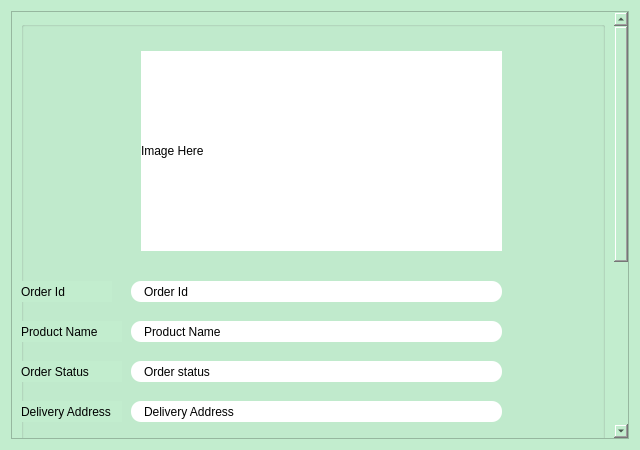
<?xml version="1.0" encoding="UTF-8"?>
<ui version="4.0">
 <class>Form</class>
 <widget class="QWidget" name="Form">
  <property name="geometry">
   <rect>
    <x>0</x>
    <y>0</y>
    <width>640</width>
    <height>450</height>
   </rect>
  </property>
  <property name="minimumSize">
   <size>
    <width>640</width>
    <height>450</height>
   </size>
  </property>
  <property name="windowTitle">
   <string>Form</string>
  </property>
  <property name="styleSheet">
   <string notr="true">background-color: rgb(194, 237, 206);</string>
  </property>
  <layout class="QVBoxLayout" name="verticalLayout">
   <item>
    <widget class="QScrollArea" name="scrollArea">
     <property name="minimumSize">
      <size>
       <width>0</width>
       <height>0</height>
      </size>
     </property>
     <property name="styleSheet">
      <string notr="true">#order_id_label  , #product_name_label , #order_status_label , #delivery_address_label {
background-color:white;
border-radius:10px;
padding-left:10px;
}
 #update_status_lineedit{
background-color:white;
padding-left:10px;
}</string>
     </property>
     <property name="widgetResizable">
      <bool>true</bool>
     </property>
     <widget class="QWidget" name="scrollAreaWidgetContents">
      <property name="geometry">
       <rect>
        <x>0</x>
        <y>-139</y>
        <width>613</width>
        <height>712</height>
       </rect>
      </property>
      <layout class="QVBoxLayout" name="verticalLayout_2">
       <item>
        <widget class="QGroupBox" name="groupBox">
         <property name="sizePolicy">
          <sizepolicy hsizetype="Preferred" vsizetype="Fixed">
           <horstretch>0</horstretch>
           <verstretch>0</verstretch>
          </sizepolicy>
         </property>
         <property name="minimumSize">
          <size>
           <width>0</width>
           <height>700</height>
          </size>
         </property>
         <property name="title">
          <string/>
         </property>
         <widget class="QLabel" name="image_label">
          <property name="geometry">
           <rect>
            <x>120</x>
            <y>30</y>
            <width>361</width>
            <height>200</height>
           </rect>
          </property>
          <property name="minimumSize">
           <size>
            <width>0</width>
            <height>200</height>
           </size>
          </property>
          <property name="styleSheet">
           <string notr="true">QLabel#image_label{
background-color:white
}</string>
          </property>
          <property name="text">
           <string>Image Here</string>
          </property>
         </widget>
         <widget class="QLabel" name="label">
          <property name="geometry">
           <rect>
            <x>0</x>
            <y>260</y>
            <width>91</width>
            <height>21</height>
           </rect>
          </property>
          <property name="text">
           <string>Order Id</string>
          </property>
          <property name="margin">
           <number>5</number>
          </property>
         </widget>
         <widget class="QLabel" name="order_id_label">
          <property name="geometry">
           <rect>
            <x>110</x>
            <y>260</y>
            <width>371</width>
            <height>21</height>
           </rect>
          </property>
          <property name="text">
           <string>Order Id</string>
          </property>
         </widget>
         <widget class="QLabel" name="product_name_label">
          <property name="geometry">
           <rect>
            <x>110</x>
            <y>300</y>
            <width>371</width>
            <height>21</height>
           </rect>
          </property>
          <property name="text">
           <string>Product Name</string>
          </property>
         </widget>
         <widget class="QLabel" name="label_2">
          <property name="geometry">
           <rect>
            <x>0</x>
            <y>300</y>
            <width>101</width>
            <height>21</height>
           </rect>
          </property>
          <property name="text">
           <string>Product Name</string>
          </property>
          <property name="margin">
           <number>5</number>
          </property>
         </widget>
         <widget class="QLabel" name="label_3">
          <property name="geometry">
           <rect>
            <x>0</x>
            <y>340</y>
            <width>101</width>
            <height>21</height>
           </rect>
          </property>
          <property name="text">
           <string>Order Status</string>
          </property>
          <property name="margin">
           <number>5</number>
          </property>
         </widget>
         <widget class="QLabel" name="order_status_label">
          <property name="geometry">
           <rect>
            <x>110</x>
            <y>340</y>
            <width>371</width>
            <height>21</height>
           </rect>
          </property>
          <property name="text">
           <string>Order status</string>
          </property>
         </widget>
         <widget class="QLineEdit" name="update_status_lineedit">
          <property name="geometry">
           <rect>
            <x>0</x>
            <y>430</y>
            <width>401</width>
            <height>31</height>
           </rect>
          </property>
          <property name="placeholderText">
           <string>Type New Order status</string>
          </property>
         </widget>
         <widget class="QPushButton" name="update_order_status_btn">
          <property name="geometry">
           <rect>
            <x>410</x>
            <y>430</y>
            <width>121</width>
            <height>28</height>
           </rect>
          </property>
          <property name="font">
           <font>
            <pointsize>10</pointsize>
           </font>
          </property>
          <property name="styleSheet">
           <string notr="true">background-color: rgb(102, 187, 51);</string>
          </property>
          <property name="text">
           <string>Update Status</string>
          </property>
         </widget>
         <widget class="QLabel" name="label_4">
          <property name="geometry">
           <rect>
            <x>0</x>
            <y>480</y>
            <width>111</width>
            <height>31</height>
           </rect>
          </property>
          <property name="styleSheet">
           <string notr="true">padding-left:10px;
background-color:rgb(255, 255, 0)</string>
          </property>
          <property name="text">
           <string>Order Tracker</string>
          </property>
         </widget>
         <widget class="QWidget" name="verticalLayoutWidget">
          <property name="geometry">
           <rect>
            <x>0</x>
            <y>520</y>
            <width>481</width>
            <height>80</height>
           </rect>
          </property>
          <layout class="QVBoxLayout" name="order_tracker_layout"/>
         </widget>
         <widget class="QLabel" name="label_5">
          <property name="geometry">
           <rect>
            <x>0</x>
            <y>380</y>
            <width>101</width>
            <height>21</height>
           </rect>
          </property>
          <property name="text">
           <string>Delivery Address</string>
          </property>
          <property name="margin">
           <number>5</number>
          </property>
         </widget>
         <widget class="QLabel" name="delivery_address_label">
          <property name="geometry">
           <rect>
            <x>110</x>
            <y>380</y>
            <width>371</width>
            <height>21</height>
           </rect>
          </property>
          <property name="text">
           <string>Delivery Address</string>
          </property>
         </widget>
        </widget>
       </item>
      </layout>
     </widget>
    </widget>
   </item>
  </layout>
 </widget>
 <resources/>
 <connections/>
</ui>
